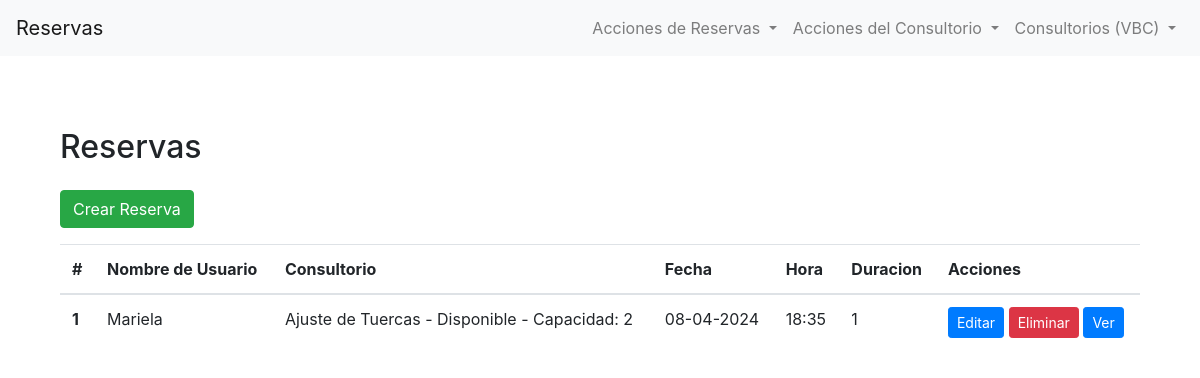
Page /bookings/buscar/Mariela on the committed database.
### bookings/models.py (models this page shows, shortened)
class Reserva(models.Model):
    nombre_de_usuario = models.CharField(max_length=50)
    consultorio = models.ForeignKey(Consultorio, on_delete=models.CASCADE, related_name='reservas')
    fecha = models.DateField(default=timezone.now)
    hora = models.TimeField(default=timezone.now)
    duracion = models.IntegerField(default=1)
    descripcion = models.TextField(blank=True, null=True, max_length=50)

class Consultorio(models.Model):
    nombre = models.CharField(max_length=100)
    disponible = models.BooleanField(default=True)
    capacidad = models.IntegerField()
    descripcion = models.TextField(blank=True, null=True, max_length=50)
    def __str__(self):
        return f"{self.nombre} - {'Disponible' if self.disponible else 'No Disponible'} - Capacidad: {self.capacidad}"

### bookings/views.py (the view)
# urls.py: path("buscar/<nombre_de_usuario>", search_view),
def search_view(request, nombre_de_usuario):
    reservas_del_usuario = Reserva.objects.filter(nombre_de_usuario = nombre_de_usuario).all() #con este Reserva.objects.filter() nos filtra todos los objetos reserva de la base de datos por lo que hay dentro del parentesis
    contexto_dict = {'reservas': reservas_del_usuario}
    return render(request, "bookings/list.html", contexto_dict)

### bookings/templates/bookings/list.html (shortened to what this page needs)
{% extends 'bookings/base.html' %}
{% block content %}
<section class="py-5">
    <div class="container">
        <h2 class="mb-4">Reservas</h2>
            <div class="d-flex justify-content-between align-items-center mb-3">
                <a href="{% url 'crear-reserva-con-formulario' %}" class="btn btn-success">Crear Reserva</a>
            </div>
        <table class="table">
            <thead>
                <tr>
                    <th scope="col">#</th>
                    <th scope="col">Nombre de Usuario</th>
                    <th scope="col">Consultorio</th>
                    <th scope="col">Fecha</th>
                    <th scope="col">Hora</th>
                    <th scope="col">Duracion</th>
                    <th scope="col">Acciones</th>
                </tr>
            </thead>
            <tbody>
                {% for reserva in reservas %}
                <tr>
                    <th scope="row">{{ forloop.counter }}</th>
                    <td>{{ reserva.nombre_de_usuario }}</td>
                    <td>{{ reserva.consultorio }}</td>
                    <td>{{ reserva.fecha | date:"d-m-Y" }}</td>
                    <td>{{ reserva.hora | date:"H:i" }}</td>
                    <td>{{ reserva.duracion }}</td>
                    <td>
                        <a href="" class="btn btn-primary btn-sm">Editar</a>
                        <a href="{% url 'booking-delete' reserva.id %}" class="btn btn-danger btn-sm">Eliminar</a>
                        <a href="/bookings/detail-booking/{{ reserva.id }}" class="btn btn-primary btn-sm">Ver</a>
                    </td>
                </tr>
                {% empty %}
                <tr>
                    <td colspan="7">No hay Reservas disponibles.</td>
                </tr>
                {% endfor %}
            </tbody>
        </table>
    </div>
</section>
{% endblock %}

### rows in the picture
Reserva: nombre_de_usuario "Mariela", consultorio "Ajuste de Tuercas - Disponible - Capacidad: 2", fecha "08-04-2024", hora "18:35", duracion "1"
